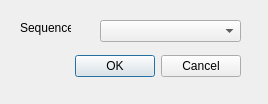
<?xml version="1.0" encoding="UTF-8"?>
<ui version="4.0">
 <class>Dialog</class>
 <widget class="QDialog" name="Dialog">
  <property name="geometry">
   <rect>
    <x>0</x>
    <y>0</y>
    <width>268</width>
    <height>104</height>
   </rect>
  </property>
  <property name="windowTitle">
   <string>Dialog</string>
  </property>
  <widget class="QDialogButtonBox" name="buttonBox">
   <property name="geometry">
    <rect>
     <x>-100</x>
     <y>50</y>
     <width>341</width>
     <height>32</height>
    </rect>
   </property>
   <property name="orientation">
    <enum>Qt::Horizontal</enum>
   </property>
   <property name="standardButtons">
    <set>QDialogButtonBox::Cancel|QDialogButtonBox::Ok</set>
   </property>
  </widget>
  <widget class="QComboBox" name="comboBox">
   <property name="geometry">
    <rect>
     <x>100</x>
     <y>20</y>
     <width>141</width>
     <height>22</height>
    </rect>
   </property>
  </widget>
  <widget class="QLabel" name="label">
   <property name="geometry">
    <rect>
     <x>20</x>
     <y>20</y>
     <width>51</width>
     <height>16</height>
    </rect>
   </property>
   <property name="text">
    <string>Sequence</string>
   </property>
  </widget>
 </widget>
 <resources/>
 <connections>
  <connection>
   <sender>buttonBox</sender>
   <signal>accepted()</signal>
   <receiver>Dialog</receiver>
   <slot>accept()</slot>
   <hints>
    <hint type="sourcelabel">
     <x>248</x>
     <y>254</y>
    </hint>
    <hint type="destinationlabel">
     <x>157</x>
     <y>274</y>
    </hint>
   </hints>
  </connection>
  <connection>
   <sender>buttonBox</sender>
   <signal>rejected()</signal>
   <receiver>Dialog</receiver>
   <slot>reject()</slot>
   <hints>
    <hint type="sourcelabel">
     <x>316</x>
     <y>260</y>
    </hint>
    <hint type="destinationlabel">
     <x>286</x>
     <y>274</y>
    </hint>
   </hints>
  </connection>
 </connections>
</ui>
